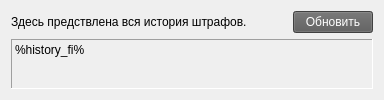
            <widget class="QWidget" name="tab_5">
             <attribute name="title">
              <string>История штрафов</string>
             </attribute>
             <layout class="QVBoxLayout" name="verticalLayout_8">
              <item>
               <layout class="QHBoxLayout" name="horizontalLayout_11">
                <item>
                 <widget class="QLabel" name="label_23">
                  <property name="text">
                   <string>Здесь предствлена вся история штрафов.</string>
                  </property>
                 </widget>
                </item>
                <item>
                 <spacer name="horizontalSpacer_6">
                  <property name="orientation">
                   <enum>Qt::Horizontal</enum>
                  </property>
                  <property name="sizeHint" stdset="0">
                   <size>
                    <width>40</width>
                    <height>20</height>
                   </size>
                  </property>
                 </spacer>
                </item>
                <item>
                 <widget class="QPushButton" name="update_hi_fi">
                  <property name="styleSheet">
                   <string notr="true">background-color: rgb(90, 90, 90);
color: rgb(255, 255, 255);</string>
                  </property>
                  <property name="text">
                   <string>Обновить</string>
                  </property>
                 </widget>
                </item>
               </layout>
              </item>
              <item>
               <widget class="QLabel" name="history_fi">
                <property name="sizePolicy">
                 <sizepolicy hsizetype="Expanding" vsizetype="Expanding">
                  <horstretch>0</horstretch>
                  <verstretch>0</verstretch>
                 </sizepolicy>
                </property>
                <property name="frameShape">
                 <enum>QFrame::Panel</enum>
                </property>
                <property name="frameShadow">
                 <enum>QFrame::Sunken</enum>
                </property>
                <property name="text">
                 <string>%history_fi%</string>
                </property>
                <property name="alignment">
                 <set>Qt::AlignLeading|Qt::AlignLeft|Qt::AlignTop</set>
                </property>
               </widget>
              </item>
             </layout>
            </widget>
